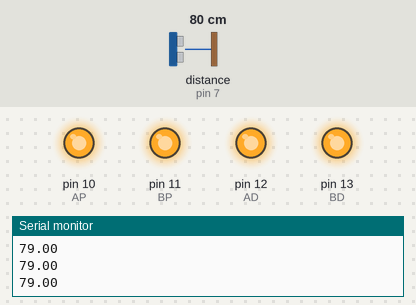
The sketch below on a simulated Arduino Uno, built with avr-gcc and run on an emulated ATmega328P. Shown: output pins drawn as LEDs (lit = HIGH), the last lines printed to the serial monitor. The test bench sets the inputs (shaded band); at power-on: distance to the obstacle (sensor on pin 7) 80 cm. The echo pulse lasts 58.3 µs per cm; pins used as bus, display or sensor lines are not drawn.

Above: at 2.2 s.
2.3 s: distance to the obstacle (sensor on pin 7) set to 24 cm
3.8 s: distance to the obstacle (sensor on pin 7) set to 20 cm
At 5.0 s:
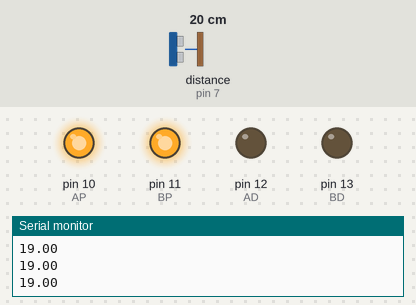
5.3 s: distance to the obstacle (sensor on pin 7) set to 35 cm
At 6.3 s:
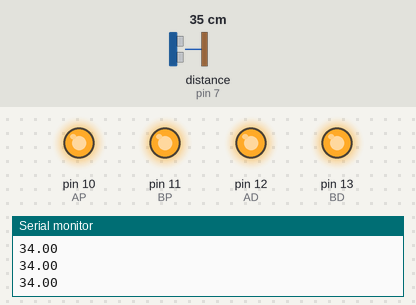
6.8 s: distance to the obstacle (sensor on pin 7) set to 2 cm
At 7.4 s:
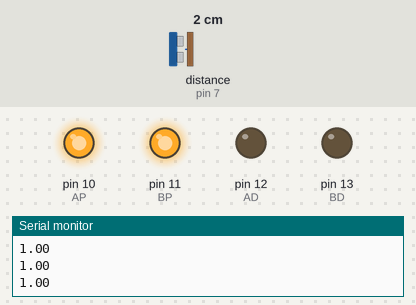
Timing chart, 0 to 9.3 s (numbered marks = the images above; inputs shaded):
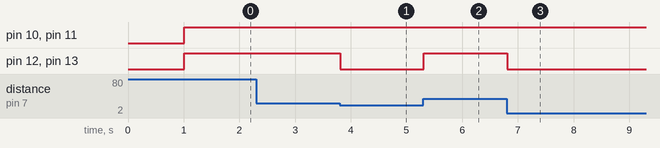

Measured:
- the behaviour switches between 22 and 21 cm on distance to the obstacle (sensor on pin 7) (found by bisection; images 0 and 1)
- after the input at 3.8 s, pin 12 (AD), pin 13 (BD): HIGH → LOW at once
- after the input at 5.3 s, pin 12 (AD), pin 13 (BD): LOW → HIGH at once
- after the input at 6.8 s, pin 12 (AD), pin 13 (BD): HIGH → LOW at once

The sketch:

cruise1.ino
```cpp
#define trig 8
#define echo 7

int AD = 12, BD = 13, AP=10, BP=11;
//  오른쪽    왼쪽     오른쪽  왼쪽

void setup() {
    pinMode(trig, OUTPUT);
    pinMode(echo, INPUT);
    pinMode(AD, OUTPUT);
    pinMode(BD, OUTPUT);

    delay(1000);

    Serial.begin(9600);
}

void loop() {

    digitalWrite(trig, HIGH); delay(2);
    digitalWrite(trig, LOW);

    float distance = pulseIn(echo, HIGH) / 59;
    Serial.println(distance);

    if( distance > 20) {
      Foward(255);
    } else {
      Backward(255);
    }
}

void Stop() {
    digitalWrite(AD, HIGH);
    digitalWrite(BD, HIGH);

    analogWrite(AP, 0);
    analogWrite(BP, 0);
}

void Foward(int vel) {
    digitalWrite(AD, HIGH);
    digitalWrite(BD, HIGH);

    analogWrite(AP, vel);
    analogWrite(BP, vel);
}

void Backward(int vel) {
    digitalWrite(AD, LOW);
    digitalWrite(BD, LOW);

    analogWrite(AP, vel);
    analogWrite(BP, vel);
}
```
